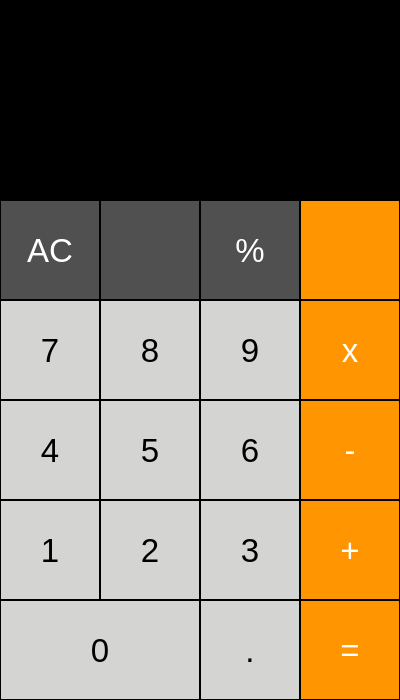
<?xml version="1.0" encoding="UTF-8"?>
<ui version="4.0">
 <class>CalculatorDarkView</class>
 <widget class="QWidget" name="CalculatorDarkView">
  <property name="geometry">
   <rect>
    <x>0</x>
    <y>0</y>
    <width>400</width>
    <height>700</height>
   </rect>
  </property>
  <property name="minimumSize">
   <size>
    <width>400</width>
    <height>700</height>
   </size>
  </property>
  <property name="maximumSize">
   <size>
    <width>400</width>
    <height>700</height>
   </size>
  </property>
  <property name="windowTitle">
   <string/>
  </property>
  <property name="windowIcon">
   <iconset resource="resource.qrc">
    <normaloff>:/Assets/empty.ico</normaloff>:/Assets/empty.ico</iconset>
  </property>
  <property name="styleSheet">
   <string notr="true">QWidget#CalculatorDarkView {
	background-color: black;
}

QPushButton {
	border: 1px solid black;
	border-radius: 0;
}

QLabel {
margin-right: 10px;
color: white
}

/*  Operation buttons */
QPushButton#btn_divide,
 QPushButton#btn_multiply,
 QPushButton#btn_minus,
 QPushButton#btn_plus,
 QPushButton#btn_equal {
background-color: #FF9500;
color: white
}

QPushButton#btn_divide:hover,
 QPushButton#btn_multiply:hover,
 QPushButton#btn_minus:hover,
 QPushButton#btn_plus:hover,
 QPushButton#btn_equal:hover {
background-color: #ffb143;
}

QPushButton#btn_divide:pressed,
 QPushButton#btn_multiply:pressed,
 QPushButton#btn_minus:pressed,
 QPushButton#btn_plus:pressed,
 QPushButton#btn_equal:pressed {
background-color: #FF9500;
}

/*  top buttons */

QPushButton#btn_ac,
 QPushButton#btn_change_sign,
 QPushButton#btn_percent {
background-color: #505050;
color: white;
}

QPushButton#btn_ac:hover,
 QPushButton#btn_change_sign:hover,
 QPushButton#btn_percent:hover {
background-color: #686868;
}

QPushButton#btn_ac:pressed,
 QPushButton#btn_change_sign:pressed,
 QPushButton#btn_percent:pressed {
background-color: #505050;
}

/*  Number buttons */

QPushButton#btn_0,
QPushButton#btn_1,
 QPushButton#btn_2,
 QPushButton#btn_3,
 QPushButton#btn_4,
QPushButton#btn_5,
QPushButton#btn_6,
 QPushButton#btn_7,
 QPushButton#btn_8,
 QPushButton#btn_9,
 QPushButton#btn_dot{
background-color: #d4d4d2;
}

QPushButton#btn_0:hover,
QPushButton#btn_1:hover,
 QPushButton#btn_2:hover,
 QPushButton#btn_3:hover,
 QPushButton#btn_4:hover,
QPushButton#btn_5:hover,
QPushButton#btn_6:hover,
 QPushButton#btn_7:hover,
 QPushButton#btn_8:hover,
 QPushButton#btn_9:hover,
 QPushButton#btn_dot:hover{
background-color: #efefed;
}

QPushButton#btn_0:pressed,
QPushButton#btn_1:pressed,
 QPushButton#btn_2:pressed,
 QPushButton#btn_3:pressed,
 QPushButton#btn_4:pressed,
QPushButton#btn_5:pressed,
QPushButton#btn_6:pressed,
 QPushButton#btn_7:pressed,
 QPushButton#btn_8:pressed,
 QPushButton#btn_9:pressed,
 QPushButton#btn_dot:pressed{
background-color: #d4d4d2;
}</string>
  </property>
  <layout class="QVBoxLayout" name="verticalLayout" stretch="1,1,5">
   <property name="spacing">
    <number>0</number>
   </property>
   <property name="leftMargin">
    <number>0</number>
   </property>
   <property name="topMargin">
    <number>0</number>
   </property>
   <property name="rightMargin">
    <number>0</number>
   </property>
   <property name="bottomMargin">
    <number>0</number>
   </property>
   <item>
    <widget class="QLabel" name="lbl_small">
     <property name="font">
      <font>
       <family>Helvetica</family>
       <pointsize>25</pointsize>
      </font>
     </property>
     <property name="text">
      <string/>
     </property>
     <property name="alignment">
      <set>Qt::AlignmentFlag::AlignBottom|Qt::AlignmentFlag::AlignRight|Qt::AlignmentFlag::AlignTrailing</set>
     </property>
     <property name="wordWrap">
      <bool>false</bool>
     </property>
     <property name="margin">
      <number>0</number>
     </property>
     <property name="indent">
      <number>0</number>
     </property>
    </widget>
   </item>
   <item>
    <widget class="QLabel" name="lbl_big">
     <property name="font">
      <font>
       <family>Helvetica</family>
       <pointsize>50</pointsize>
      </font>
     </property>
     <property name="text">
      <string/>
     </property>
     <property name="alignment">
      <set>Qt::AlignmentFlag::AlignRight|Qt::AlignmentFlag::AlignTrailing|Qt::AlignmentFlag::AlignVCenter</set>
     </property>
     <property name="margin">
      <number>0</number>
     </property>
     <property name="indent">
      <number>0</number>
     </property>
    </widget>
   </item>
   <item>
    <layout class="QGridLayout" name="gridLayout" rowstretch="1,1,1,1,1" columnstretch="1,1,1,1">
     <property name="sizeConstraint">
      <enum>QLayout::SizeConstraint::SetDefaultConstraint</enum>
     </property>
     <property name="spacing">
      <number>0</number>
     </property>
     <item row="3" column="0">
      <widget class="QPushButton" name="btn_1">
       <property name="sizePolicy">
        <sizepolicy hsizetype="Expanding" vsizetype="Expanding">
         <horstretch>0</horstretch>
         <verstretch>0</verstretch>
        </sizepolicy>
       </property>
       <property name="font">
        <font>
         <family>Helvetica</family>
         <pointsize>25</pointsize>
         <bold>false</bold>
        </font>
       </property>
       <property name="text">
        <string>1</string>
       </property>
      </widget>
     </item>
     <item row="0" column="2">
      <widget class="QPushButton" name="btn_percent">
       <property name="sizePolicy">
        <sizepolicy hsizetype="Expanding" vsizetype="Expanding">
         <horstretch>0</horstretch>
         <verstretch>0</verstretch>
        </sizepolicy>
       </property>
       <property name="font">
        <font>
         <family>Helvetica</family>
         <pointsize>25</pointsize>
         <bold>false</bold>
        </font>
       </property>
       <property name="text">
        <string>%</string>
       </property>
      </widget>
     </item>
     <item row="2" column="0">
      <widget class="QPushButton" name="btn_4">
       <property name="sizePolicy">
        <sizepolicy hsizetype="Expanding" vsizetype="Expanding">
         <horstretch>0</horstretch>
         <verstretch>0</verstretch>
        </sizepolicy>
       </property>
       <property name="font">
        <font>
         <family>Helvetica</family>
         <pointsize>25</pointsize>
         <bold>false</bold>
        </font>
       </property>
       <property name="text">
        <string>4</string>
       </property>
      </widget>
     </item>
     <item row="0" column="0">
      <widget class="QPushButton" name="btn_ac">
       <property name="sizePolicy">
        <sizepolicy hsizetype="Expanding" vsizetype="Expanding">
         <horstretch>0</horstretch>
         <verstretch>0</verstretch>
        </sizepolicy>
       </property>
       <property name="font">
        <font>
         <family>Helvetica</family>
         <pointsize>25</pointsize>
         <bold>false</bold>
        </font>
       </property>
       <property name="text">
        <string>AC</string>
       </property>
      </widget>
     </item>
     <item row="0" column="1">
      <widget class="QPushButton" name="btn_change_sign">
       <property name="sizePolicy">
        <sizepolicy hsizetype="Expanding" vsizetype="Expanding">
         <horstretch>0</horstretch>
         <verstretch>0</verstretch>
        </sizepolicy>
       </property>
       <property name="font">
        <font>
         <family>Helvetica</family>
         <pointsize>25</pointsize>
         <bold>false</bold>
        </font>
       </property>
       <property name="text">
        <string/>
       </property>
       <property name="icon">
        <iconset resource="resource.qrc">
         <normaloff>:/Assets/invert_light.png</normaloff>:/Assets/invert_light.png</iconset>
       </property>
       <property name="iconSize">
        <size>
         <width>25</width>
         <height>25</height>
        </size>
       </property>
      </widget>
     </item>
     <item row="1" column="0">
      <widget class="QPushButton" name="btn_7">
       <property name="sizePolicy">
        <sizepolicy hsizetype="Expanding" vsizetype="Expanding">
         <horstretch>0</horstretch>
         <verstretch>0</verstretch>
        </sizepolicy>
       </property>
       <property name="font">
        <font>
         <family>Helvetica</family>
         <pointsize>25</pointsize>
         <bold>false</bold>
        </font>
       </property>
       <property name="text">
        <string>7</string>
       </property>
      </widget>
     </item>
     <item row="0" column="3">
      <widget class="QPushButton" name="btn_divide">
       <property name="sizePolicy">
        <sizepolicy hsizetype="Expanding" vsizetype="Expanding">
         <horstretch>0</horstretch>
         <verstretch>0</verstretch>
        </sizepolicy>
       </property>
       <property name="font">
        <font>
         <family>Helvetica</family>
         <pointsize>25</pointsize>
         <bold>false</bold>
        </font>
       </property>
       <property name="text">
        <string/>
       </property>
       <property name="icon">
        <iconset resource="resource.qrc">
         <normaloff>:/Assets/divide_light.png</normaloff>:/Assets/divide_light.png</iconset>
       </property>
       <property name="iconSize">
        <size>
         <width>20</width>
         <height>20</height>
        </size>
       </property>
      </widget>
     </item>
     <item row="1" column="1">
      <widget class="QPushButton" name="btn_8">
       <property name="sizePolicy">
        <sizepolicy hsizetype="Expanding" vsizetype="Expanding">
         <horstretch>0</horstretch>
         <verstretch>0</verstretch>
        </sizepolicy>
       </property>
       <property name="font">
        <font>
         <family>Helvetica</family>
         <pointsize>25</pointsize>
         <bold>false</bold>
        </font>
       </property>
       <property name="text">
        <string>8</string>
       </property>
      </widget>
     </item>
     <item row="1" column="2">
      <widget class="QPushButton" name="btn_9">
       <property name="sizePolicy">
        <sizepolicy hsizetype="Expanding" vsizetype="Expanding">
         <horstretch>0</horstretch>
         <verstretch>0</verstretch>
        </sizepolicy>
       </property>
       <property name="font">
        <font>
         <family>Helvetica</family>
         <pointsize>25</pointsize>
         <bold>false</bold>
        </font>
       </property>
       <property name="text">
        <string>9</string>
       </property>
      </widget>
     </item>
     <item row="1" column="3">
      <widget class="QPushButton" name="btn_multiply">
       <property name="sizePolicy">
        <sizepolicy hsizetype="Expanding" vsizetype="Expanding">
         <horstretch>0</horstretch>
         <verstretch>0</verstretch>
        </sizepolicy>
       </property>
       <property name="font">
        <font>
         <family>Helvetica</family>
         <pointsize>25</pointsize>
         <bold>false</bold>
        </font>
       </property>
       <property name="text">
        <string>x</string>
       </property>
      </widget>
     </item>
     <item row="2" column="1">
      <widget class="QPushButton" name="btn_5">
       <property name="sizePolicy">
        <sizepolicy hsizetype="Expanding" vsizetype="Expanding">
         <horstretch>0</horstretch>
         <verstretch>0</verstretch>
        </sizepolicy>
       </property>
       <property name="font">
        <font>
         <family>Helvetica</family>
         <pointsize>25</pointsize>
         <bold>false</bold>
        </font>
       </property>
       <property name="text">
        <string>5</string>
       </property>
      </widget>
     </item>
     <item row="2" column="2">
      <widget class="QPushButton" name="btn_6">
       <property name="sizePolicy">
        <sizepolicy hsizetype="Expanding" vsizetype="Expanding">
         <horstretch>0</horstretch>
         <verstretch>0</verstretch>
        </sizepolicy>
       </property>
       <property name="font">
        <font>
         <family>Helvetica</family>
         <pointsize>25</pointsize>
         <bold>false</bold>
        </font>
       </property>
       <property name="text">
        <string>6</string>
       </property>
      </widget>
     </item>
     <item row="2" column="3">
      <widget class="QPushButton" name="btn_minus">
       <property name="sizePolicy">
        <sizepolicy hsizetype="Expanding" vsizetype="Expanding">
         <horstretch>0</horstretch>
         <verstretch>0</verstretch>
        </sizepolicy>
       </property>
       <property name="font">
        <font>
         <family>Helvetica</family>
         <pointsize>25</pointsize>
         <bold>false</bold>
        </font>
       </property>
       <property name="text">
        <string>-</string>
       </property>
      </widget>
     </item>
     <item row="3" column="1">
      <widget class="QPushButton" name="btn_2">
       <property name="sizePolicy">
        <sizepolicy hsizetype="Expanding" vsizetype="Expanding">
         <horstretch>0</horstretch>
         <verstretch>0</verstretch>
        </sizepolicy>
       </property>
       <property name="font">
        <font>
         <family>Helvetica</family>
         <pointsize>25</pointsize>
         <bold>false</bold>
        </font>
       </property>
       <property name="text">
        <string>2</string>
       </property>
      </widget>
     </item>
     <item row="3" column="2">
      <widget class="QPushButton" name="btn_3">
       <property name="sizePolicy">
        <sizepolicy hsizetype="Expanding" vsizetype="Expanding">
         <horstretch>0</horstretch>
         <verstretch>0</verstretch>
        </sizepolicy>
       </property>
       <property name="font">
        <font>
         <family>Helvetica</family>
         <pointsize>25</pointsize>
         <bold>false</bold>
        </font>
       </property>
       <property name="text">
        <string>3</string>
       </property>
      </widget>
     </item>
     <item row="3" column="3">
      <widget class="QPushButton" name="btn_plus">
       <property name="sizePolicy">
        <sizepolicy hsizetype="Expanding" vsizetype="Expanding">
         <horstretch>0</horstretch>
         <verstretch>0</verstretch>
        </sizepolicy>
       </property>
       <property name="font">
        <font>
         <family>Helvetica</family>
         <pointsize>25</pointsize>
         <bold>false</bold>
        </font>
       </property>
       <property name="text">
        <string>+</string>
       </property>
      </widget>
     </item>
     <item row="4" column="2">
      <widget class="QPushButton" name="btn_dot">
       <property name="sizePolicy">
        <sizepolicy hsizetype="Expanding" vsizetype="Expanding">
         <horstretch>0</horstretch>
         <verstretch>0</verstretch>
        </sizepolicy>
       </property>
       <property name="font">
        <font>
         <family>Helvetica</family>
         <pointsize>25</pointsize>
         <bold>false</bold>
        </font>
       </property>
       <property name="text">
        <string>.</string>
       </property>
      </widget>
     </item>
     <item row="4" column="3">
      <widget class="QPushButton" name="btn_equal">
       <property name="sizePolicy">
        <sizepolicy hsizetype="Expanding" vsizetype="Expanding">
         <horstretch>0</horstretch>
         <verstretch>0</verstretch>
        </sizepolicy>
       </property>
       <property name="font">
        <font>
         <family>Helvetica</family>
         <pointsize>25</pointsize>
         <bold>false</bold>
        </font>
       </property>
       <property name="text">
        <string>=</string>
       </property>
      </widget>
     </item>
     <item row="4" column="0" colspan="2">
      <widget class="QPushButton" name="btn_0">
       <property name="sizePolicy">
        <sizepolicy hsizetype="Expanding" vsizetype="Expanding">
         <horstretch>0</horstretch>
         <verstretch>0</verstretch>
        </sizepolicy>
       </property>
       <property name="font">
        <font>
         <family>Helvetica</family>
         <pointsize>25</pointsize>
         <bold>false</bold>
        </font>
       </property>
       <property name="text">
        <string>0</string>
       </property>
      </widget>
     </item>
    </layout>
   </item>
  </layout>
 </widget>
 <resources>
  <include location="resource.qrc"/>
 </resources>
 <connections/>
</ui>
